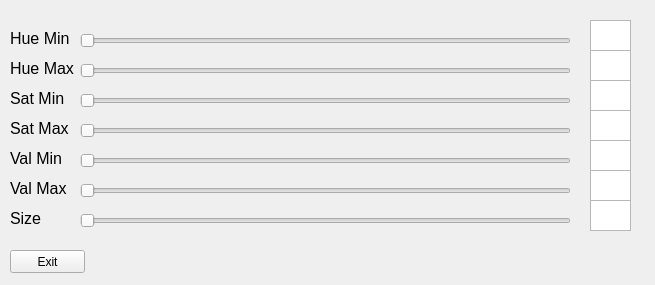
<?xml version="1.0" encoding="UTF-8"?>
<ui version="4.0">
 <class>Form</class>
 <widget class="QWidget" name="Form">
  <property name="geometry">
   <rect>
    <x>0</x>
    <y>0</y>
    <width>655</width>
    <height>285</height>
   </rect>
  </property>
  <property name="windowTitle">
   <string>Form</string>
  </property>
  <widget class="QSlider" name="Hue_min_slider">
   <property name="geometry">
    <rect>
     <x>80</x>
     <y>30</y>
     <width>491</width>
     <height>22</height>
    </rect>
   </property>
   <property name="maximum">
    <number>180</number>
   </property>
   <property name="orientation">
    <enum>Qt::Horizontal</enum>
   </property>
  </widget>
  <widget class="QLabel" name="label">
   <property name="geometry">
    <rect>
     <x>10</x>
     <y>30</y>
     <width>71</width>
     <height>16</height>
    </rect>
   </property>
   <property name="font">
    <font>
     <pointsize>12</pointsize>
    </font>
   </property>
   <property name="text">
    <string>Hue Min</string>
   </property>
  </widget>
  <widget class="QPlainTextEdit" name="Hue_min">
   <property name="geometry">
    <rect>
     <x>590</x>
     <y>20</y>
     <width>41</width>
     <height>31</height>
    </rect>
   </property>
   <property name="font">
    <font>
     <pointsize>12</pointsize>
    </font>
   </property>
  </widget>
  <widget class="QLabel" name="label_2">
   <property name="geometry">
    <rect>
     <x>10</x>
     <y>60</y>
     <width>71</width>
     <height>16</height>
    </rect>
   </property>
   <property name="font">
    <font>
     <pointsize>12</pointsize>
    </font>
   </property>
   <property name="text">
    <string>Hue Max</string>
   </property>
  </widget>
  <widget class="QLabel" name="label_3">
   <property name="geometry">
    <rect>
     <x>10</x>
     <y>90</y>
     <width>71</width>
     <height>16</height>
    </rect>
   </property>
   <property name="font">
    <font>
     <pointsize>12</pointsize>
    </font>
   </property>
   <property name="text">
    <string>Sat Min</string>
   </property>
  </widget>
  <widget class="QLabel" name="label_4">
   <property name="geometry">
    <rect>
     <x>10</x>
     <y>120</y>
     <width>71</width>
     <height>16</height>
    </rect>
   </property>
   <property name="font">
    <font>
     <pointsize>12</pointsize>
    </font>
   </property>
   <property name="text">
    <string>Sat Max</string>
   </property>
  </widget>
  <widget class="QLabel" name="label_5">
   <property name="geometry">
    <rect>
     <x>10</x>
     <y>150</y>
     <width>71</width>
     <height>16</height>
    </rect>
   </property>
   <property name="font">
    <font>
     <pointsize>12</pointsize>
    </font>
   </property>
   <property name="text">
    <string>Val Min</string>
   </property>
  </widget>
  <widget class="QLabel" name="label_6">
   <property name="geometry">
    <rect>
     <x>10</x>
     <y>180</y>
     <width>71</width>
     <height>16</height>
    </rect>
   </property>
   <property name="font">
    <font>
     <pointsize>12</pointsize>
    </font>
   </property>
   <property name="text">
    <string>Val Max</string>
   </property>
  </widget>
  <widget class="QSlider" name="Hue_max_slider">
   <property name="geometry">
    <rect>
     <x>80</x>
     <y>60</y>
     <width>491</width>
     <height>22</height>
    </rect>
   </property>
   <property name="maximum">
    <number>180</number>
   </property>
   <property name="orientation">
    <enum>Qt::Horizontal</enum>
   </property>
  </widget>
  <widget class="QSlider" name="Sat_min_slider">
   <property name="geometry">
    <rect>
     <x>80</x>
     <y>90</y>
     <width>491</width>
     <height>22</height>
    </rect>
   </property>
   <property name="maximum">
    <number>255</number>
   </property>
   <property name="orientation">
    <enum>Qt::Horizontal</enum>
   </property>
  </widget>
  <widget class="QSlider" name="Sat_max_slider">
   <property name="geometry">
    <rect>
     <x>80</x>
     <y>120</y>
     <width>491</width>
     <height>22</height>
    </rect>
   </property>
   <property name="maximum">
    <number>255</number>
   </property>
   <property name="orientation">
    <enum>Qt::Horizontal</enum>
   </property>
  </widget>
  <widget class="QSlider" name="Val_min_slider">
   <property name="geometry">
    <rect>
     <x>80</x>
     <y>150</y>
     <width>491</width>
     <height>22</height>
    </rect>
   </property>
   <property name="maximum">
    <number>255</number>
   </property>
   <property name="orientation">
    <enum>Qt::Horizontal</enum>
   </property>
  </widget>
  <widget class="QSlider" name="Val_max_slider">
   <property name="geometry">
    <rect>
     <x>80</x>
     <y>180</y>
     <width>491</width>
     <height>22</height>
    </rect>
   </property>
   <property name="maximum">
    <number>255</number>
   </property>
   <property name="orientation">
    <enum>Qt::Horizontal</enum>
   </property>
  </widget>
  <widget class="QPlainTextEdit" name="Hue_max">
   <property name="geometry">
    <rect>
     <x>590</x>
     <y>50</y>
     <width>41</width>
     <height>31</height>
    </rect>
   </property>
   <property name="font">
    <font>
     <pointsize>12</pointsize>
    </font>
   </property>
  </widget>
  <widget class="QPlainTextEdit" name="Sat_min">
   <property name="geometry">
    <rect>
     <x>590</x>
     <y>80</y>
     <width>41</width>
     <height>31</height>
    </rect>
   </property>
   <property name="font">
    <font>
     <pointsize>12</pointsize>
    </font>
   </property>
  </widget>
  <widget class="QPlainTextEdit" name="Sat_max">
   <property name="geometry">
    <rect>
     <x>590</x>
     <y>110</y>
     <width>41</width>
     <height>31</height>
    </rect>
   </property>
   <property name="font">
    <font>
     <pointsize>12</pointsize>
    </font>
   </property>
  </widget>
  <widget class="QPlainTextEdit" name="Val_min">
   <property name="geometry">
    <rect>
     <x>590</x>
     <y>140</y>
     <width>41</width>
     <height>31</height>
    </rect>
   </property>
   <property name="font">
    <font>
     <pointsize>12</pointsize>
    </font>
   </property>
  </widget>
  <widget class="QPlainTextEdit" name="Val_max">
   <property name="geometry">
    <rect>
     <x>590</x>
     <y>170</y>
     <width>41</width>
     <height>31</height>
    </rect>
   </property>
   <property name="font">
    <font>
     <pointsize>12</pointsize>
    </font>
   </property>
  </widget>
  <widget class="QLabel" name="label_7">
   <property name="geometry">
    <rect>
     <x>10</x>
     <y>210</y>
     <width>71</width>
     <height>16</height>
    </rect>
   </property>
   <property name="font">
    <font>
     <pointsize>12</pointsize>
    </font>
   </property>
   <property name="text">
    <string>Size</string>
   </property>
  </widget>
  <widget class="QSlider" name="Size_slier">
   <property name="geometry">
    <rect>
     <x>80</x>
     <y>210</y>
     <width>491</width>
     <height>22</height>
    </rect>
   </property>
   <property name="maximum">
    <number>5000</number>
   </property>
   <property name="orientation">
    <enum>Qt::Horizontal</enum>
   </property>
  </widget>
  <widget class="QPlainTextEdit" name="Size">
   <property name="geometry">
    <rect>
     <x>590</x>
     <y>200</y>
     <width>41</width>
     <height>31</height>
    </rect>
   </property>
   <property name="font">
    <font>
     <pointsize>12</pointsize>
    </font>
   </property>
  </widget>
  <widget class="QPushButton" name="exitButton">
   <property name="geometry">
    <rect>
     <x>10</x>
     <y>250</y>
     <width>75</width>
     <height>23</height>
    </rect>
   </property>
   <property name="text">
    <string>Exit</string>
   </property>
  </widget>
 </widget>
 <resources/>
 <connections>
  <connection>
   <sender>Hue_max</sender>
   <signal>windowIconTextChanged(QString)</signal>
   <receiver>Form</receiver>
   <slot>update()</slot>
   <hints>
    <hint type="sourcelabel">
     <x>610</x>
     <y>65</y>
    </hint>
    <hint type="destinationlabel">
     <x>327</x>
     <y>142</y>
    </hint>
   </hints>
  </connection>
 </connections>
</ui>
